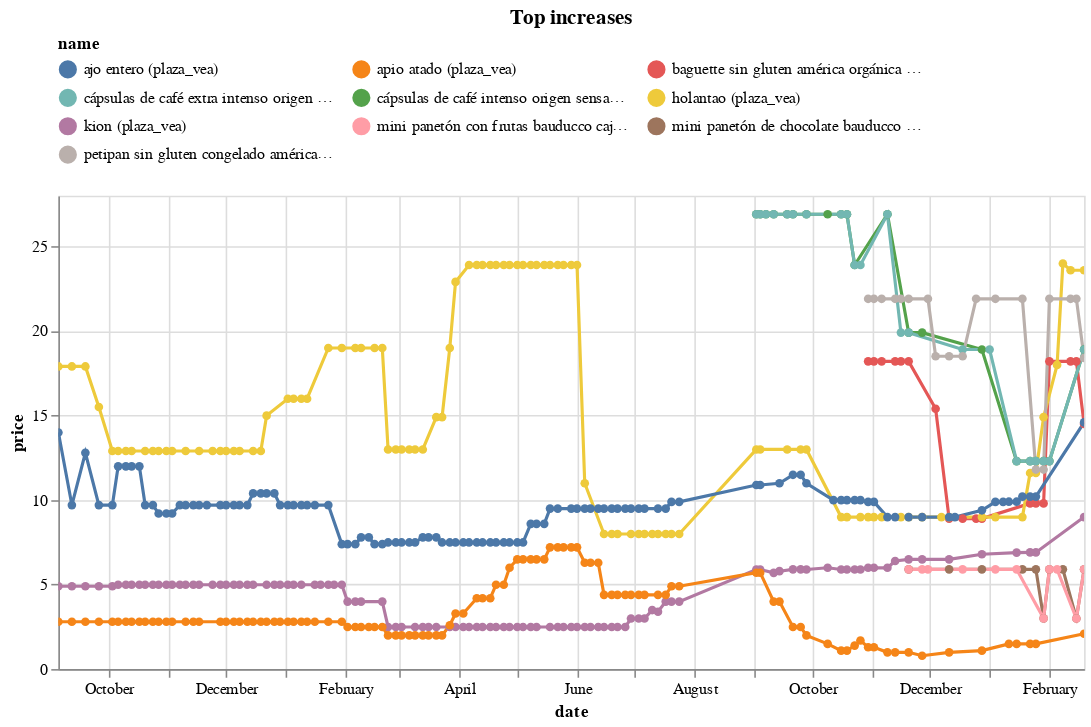

The notebook cell saved with this chart:
### Code cell
(top_changes
 .sort_values('change')
 .tail(10)
 .pipe(plot_changes, 'Top increases')
)

### Figure 1 — Vega-Lite specification as saved in the notebook (floating-point values rounded to 4 significant figures; data arrays with more than 128 entries replaced by an {"elided": "..."} marker saying what was removed)
{"config": {"view": {"continuousWidth": 300, "continuousHeight": 300}, "legend": {"columns": 3, "orient": "top"}}, "data": {"name": "data-222dd3f9869c83ffaefab46c1fdd1ca0"}, "mark": {"type": "line", "point": true}, "encoding": {"color": {"field": "name", "scale": {"domain": ["ajo entero (plaza_vea)", "apio atado (plaza_vea)", "baguette sin gluten américa orgánica bolsa 2un (plaza_vea)", "cápsulas de café extra intenso origen sensations caja 16un (plaza_vea)", "cápsulas de café intenso origen sensations caja 16un (plaza_vea)", "holantao (plaza_vea)", "kion (plaza_vea)", "mini panetón con frutas bauducco caja 80g (plaza_vea)", "mini panetón de chocolate bauducco caja 80g (plaza_vea)", "petipan sin gluten congelado américa orgánica bolsa 8un (plaza_vea)"]}, "type": "nominal"}, "tooltip": [{"field": "name", "type": "nominal"}, {"field": "price", "type": "quantitative"}, {"field": "last_price", "type": "quantitative"}], "x": {"field": "date", "type": "temporal"}, "y": {"field": "price", "type": "quantitative"}}, "params": [{"name": "param_5", "select": {"type": "point", "fields": ["name"]}, "bind": "legend"}, {"name": "param_6", "select": {"type": "interval", "encodings": ["x", "y"]}, "bind": "scales"}], "title": "Top increases", "transform": [{"filter": {"param": "param_5"}}], "width": 650, "$schema": "https://vega.github.io/schema/vega-lite/v5.16.3.json", "datasets": {"data-222dd3f9869c83ffaefab46c1fdd1ca0": {"elided": "523 records"}}}
